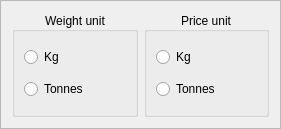
<?xml version="1.0" encoding="UTF-8"?>
<ui version="4.0">
 <class>unitFrame</class>
 <widget class="QFrame" name="unitFrame">
  <property name="geometry">
   <rect>
    <x>0</x>
    <y>0</y>
    <width>281</width>
    <height>129</height>
   </rect>
  </property>
  <property name="windowTitle">
   <string>Frame</string>
  </property>
  <property name="frameShape">
   <enum>QFrame::StyledPanel</enum>
  </property>
  <property name="frameShadow">
   <enum>QFrame::Raised</enum>
  </property>
  <layout class="QHBoxLayout" name="horizontalLayout">
   <item>
    <widget class="QGroupBox" name="weightUnitBox">
     <property name="title">
      <string>Weight unit</string>
     </property>
     <property name="alignment">
      <set>Qt::AlignCenter</set>
     </property>
     <layout class="QVBoxLayout" name="verticalLayout">
      <item>
       <widget class="QRadioButton" name="weightKgRadio">
        <property name="text">
         <string>Kg</string>
        </property>
        <property name="autoExclusive">
         <bool>true</bool>
        </property>
       </widget>
      </item>
      <item>
       <widget class="QRadioButton" name="weightTonnesRadio">
        <property name="text">
         <string>Tonnes</string>
        </property>
        <property name="autoExclusive">
         <bool>true</bool>
        </property>
       </widget>
      </item>
     </layout>
    </widget>
   </item>
   <item>
    <widget class="QGroupBox" name="priceUnitBox">
     <property name="title">
      <string>Price unit</string>
     </property>
     <property name="alignment">
      <set>Qt::AlignCenter</set>
     </property>
     <layout class="QVBoxLayout" name="verticalLayout_2">
      <item>
       <widget class="QRadioButton" name="priceKgRadio">
        <property name="text">
         <string>Kg</string>
        </property>
        <property name="autoExclusive">
         <bool>true</bool>
        </property>
       </widget>
      </item>
      <item>
       <widget class="QRadioButton" name="priceTonnesRadio">
        <property name="text">
         <string>Tonnes</string>
        </property>
        <property name="autoExclusive">
         <bool>true</bool>
        </property>
       </widget>
      </item>
     </layout>
    </widget>
   </item>
  </layout>
 </widget>
 <resources/>
 <connections/>
</ui>
